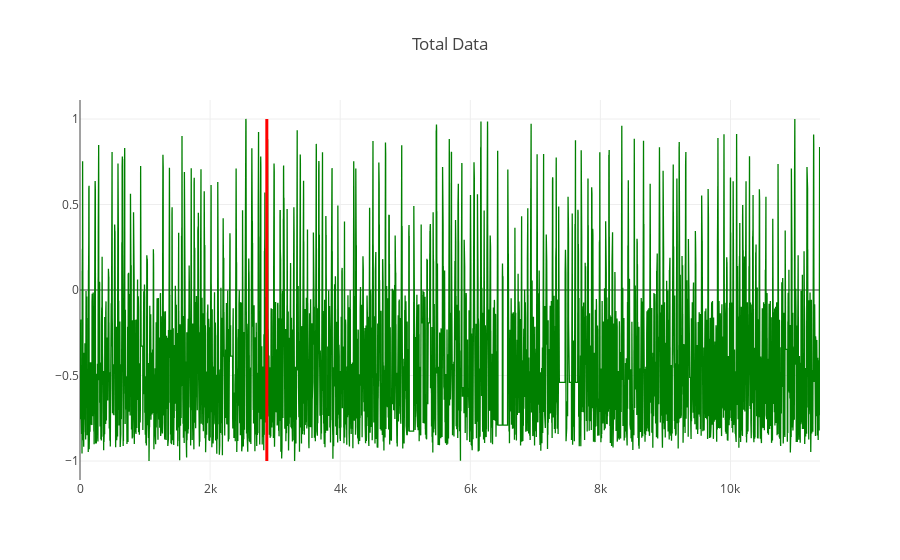
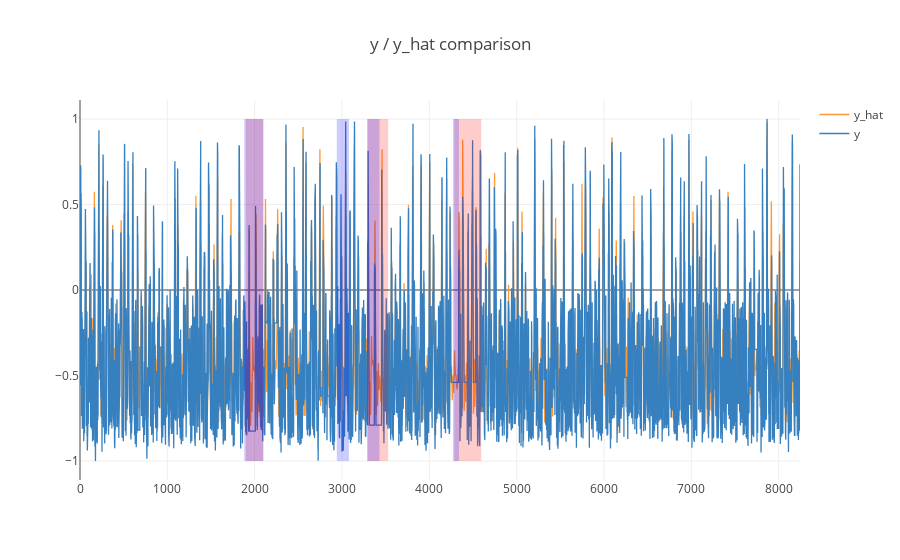
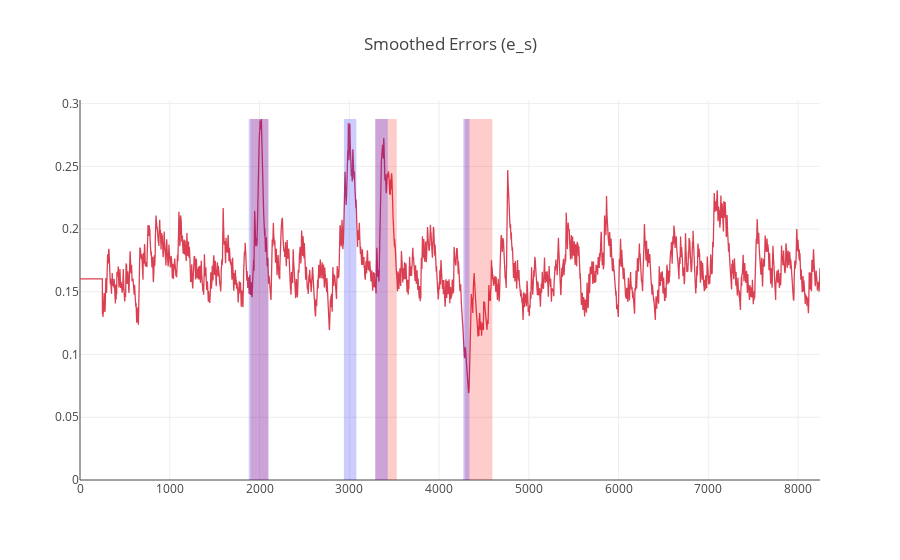

Notebook source saved alongside these figures, in order:
### Code cell
run_ids = ["2018-05-19_15.00.10"]
for i in range(len(run_ids)):
    channel='P-1'
    print_data.print_chan_split_shape(channel, 'Test')
    print_data.print_chan_split_shape(channel, 'Train')
    print_data.print_chan_split_shape(channel, 'Both')
    print(run_ids[i])
    plotter = Plotter(run_ids[i])
    #plotter.channel_result_summary(channel)
    plotter.plot_channel(channel, plot_errors=True, plot_both=True, plot_test=False, plot_train=False)
    print()

### Figure 1 — Plotly figure (JSON) as saved in the notebook; plotly's stock layout.template omitted (floating-point values rounded to 4 significant figures; data arrays with more than 128 entries replaced by an {"elided": "..."} marker saying what was removed)
{"data": [{"line": {"color": "rgba(0, 128, 0, 1.0)", "dash": "solid", "shape": "linear", "width": 1.3}, "mode": "lines", "name": "total", "text": "", "type": "scatter", "x": {"elided": "11377 int values"}, "y": {"elided": "11377 float values"}}], "layout": {"shapes": [{"line": {"color": "Red", "width": 3}, "type": "line", "x0": 2872, "x1": 2872, "y0": -1, "y1": 1}, [{"fillcolor": "red", "line": {"width": 0}, "opacity": 0.2, "type": "rect", "x0": 1899, "x1": 2099, "y0": 0, "y1": 0.2877}, {"fillcolor": "red", "line": {"width": 0}, "opacity": 0.2, "type": "rect", "x0": 4286, "x1": 4594, "y0": 0, "y1": 0.2877}, {"fillcolor": "red", "line": {"width": 0}, "opacity": 0.2, "type": "rect", "x0": 3289, "x1": 3529, "y0": 0, "y1": 0.2877}, {"fillcolor": "blue", "line": {"width": 0}, "opacity": 0.2, "type": "rect", "x0": 1880, "x1": 2099, "y0": 0, "y1": 0.2877}, {"fillcolor": "blue", "line": {"width": 0}, "opacity": 0.2, "type": "rect", "x0": 3290, "x1": 3429, "y0": 0, "y1": 0.2877}, {"fillcolor": "blue", "line": {"width": 0}, "opacity": 0.2, "type": "rect", "x0": 4270, "x1": 4339, "y0": 0, "y1": 0.2877}, {"fillcolor": "blue", "line": {"width": 0}, "opacity": 0.2, "type": "rect", "x0": 2940, "x1": 3079, "y0": 0, "y1": 0.2877}]], "title": "Total Data"}}

### Figure 2 — Plotly figure (JSON) as saved in the notebook; plotly's stock layout.template omitted (floating-point values rounded to 4 significant figures; data arrays with more than 128 entries replaced by an {"elided": "..."} marker saying what was removed)
{"data": [{"line": {"color": "rgba(255, 153, 51, 1.0)", "dash": "solid", "shape": "linear", "width": 1.3}, "mode": "lines", "name": "y_hat", "text": "", "type": "scatter", "x": {"elided": "8245 int values"}, "y": {"elided": "8245 float values"}}, {"line": {"color": "rgba(55, 128, 191, 1.0)", "dash": "solid", "shape": "linear", "width": 1.3}, "mode": "lines", "name": "y", "text": "", "type": "scatter", "x": {"elided": "8245 int values"}, "y": {"elided": "8245 float values"}}], "layout": {"shapes": [{"fillcolor": "red", "line": {"width": 0}, "opacity": 0.2, "type": "rect", "x0": 1899, "x1": 2099, "y0": -1, "y1": 1}, {"fillcolor": "red", "line": {"width": 0}, "opacity": 0.2, "type": "rect", "x0": 4286, "x1": 4594, "y0": -1, "y1": 1}, {"fillcolor": "red", "line": {"width": 0}, "opacity": 0.2, "type": "rect", "x0": 3289, "x1": 3529, "y0": -1, "y1": 1}, {"fillcolor": "blue", "line": {"width": 0}, "opacity": 0.2, "type": "rect", "x0": 1880, "x1": 2099, "y0": -1, "y1": 1}, {"fillcolor": "blue", "line": {"width": 0}, "opacity": 0.2, "type": "rect", "x0": 3290, "x1": 3429, "y0": -1, "y1": 1}, {"fillcolor": "blue", "line": {"width": 0}, "opacity": 0.2, "type": "rect", "x0": 4270, "x1": 4339, "y0": -1, "y1": 1}, {"fillcolor": "blue", "line": {"width": 0}, "opacity": 0.2, "type": "rect", "x0": 2940, "x1": 3079, "y0": -1, "y1": 1}], "title": "y / y_hat comparison"}}

### Figure 3 — Plotly figure (JSON) as saved in the notebook; plotly's stock layout.template omitted (floating-point values rounded to 4 significant figures; data arrays with more than 128 entries replaced by an {"elided": "..."} marker saying what was removed)
{"data": [{"line": {"color": "rgba(219, 64, 82, 1.0)", "dash": "solid", "shape": "linear", "width": 1.3}, "mode": "lines", "name": "e_s", "text": "", "type": "scatter", "x": {"elided": "8245 int values"}, "y": {"elided": "8245 float values"}}], "layout": {"shapes": [{"fillcolor": "red", "line": {"width": 0}, "opacity": 0.2, "type": "rect", "x0": 1899, "x1": 2099, "y0": 0, "y1": 0.2877}, {"fillcolor": "red", "line": {"width": 0}, "opacity": 0.2, "type": "rect", "x0": 4286, "x1": 4594, "y0": 0, "y1": 0.2877}, {"fillcolor": "red", "line": {"width": 0}, "opacity": 0.2, "type": "rect", "x0": 3289, "x1": 3529, "y0": 0, "y1": 0.2877}, {"fillcolor": "blue", "line": {"width": 0}, "opacity": 0.2, "type": "rect", "x0": 1880, "x1": 2099, "y0": 0, "y1": 0.2877}, {"fillcolor": "blue", "line": {"width": 0}, "opacity": 0.2, "type": "rect", "x0": 3290, "x1": 3429, "y0": 0, "y1": 0.2877}, {"fillcolor": "blue", "line": {"width": 0}, "opacity": 0.2, "type": "rect", "x0": 4270, "x1": 4339, "y0": 0, "y1": 0.2877}, {"fillcolor": "blue", "line": {"width": 0}, "opacity": 0.2, "type": "rect", "x0": 2940, "x1": 3079, "y0": 0, "y1": 0.2877}], "title": "Smoothed Errors (e_s)"}}
